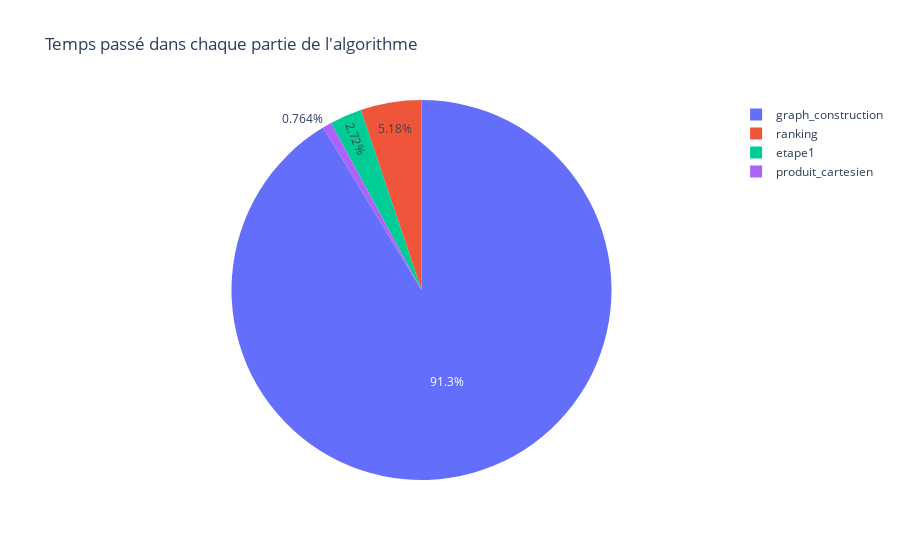

Notebook source saved alongside this figure:
### Code cell
time_etape1 = np.mean([temps['etape1'] for temps in times])
time_produit_cartesien = np.mean([temps['produit_cartesien'] for temps in times])
time_choix_meilleur_graph = np.mean([temps['choix_meilleur_graph'] for temps in times])
time_graph_construct = np.mean([temps['graph_construct'] for temps in times])
time_graph_gen = np.mean([temps['graph_mots_cle'] for temps in times])
time_ranking = np.mean([temps['ranking'] for temps in times])

# Step 2: Create your data
labels = ['etape1','produit_cartesien', 'graph_construction', 'ranking']
values = [time_etape1, time_produit_cartesien, time_graph_construct, time_ranking]

# Step 3: Create a pie chart using Plotly
fig = go.Figure(data=[go.Pie(labels=labels, values=values)])

# Step 4: Customize the layout
fig.update_layout(title="Temps passé dans chaque partie de l'algorithme")

# Step 5: Show the plot
fig.show()

### Figure 1 — Plotly figure (JSON) as saved in the notebook; plotly's stock layout.template omitted (floating-point values rounded to 4 significant figures)
{"data": [{"labels": ["etape1", "produit_cartesien", "graph_construction", "ranking"], "type": "pie", "values": [0.0009844, 0.0002764, 0.03303, 0.001872]}], "layout": {"title": {"text": "Temps passé dans chaque partie de l'algorithme"}}}
